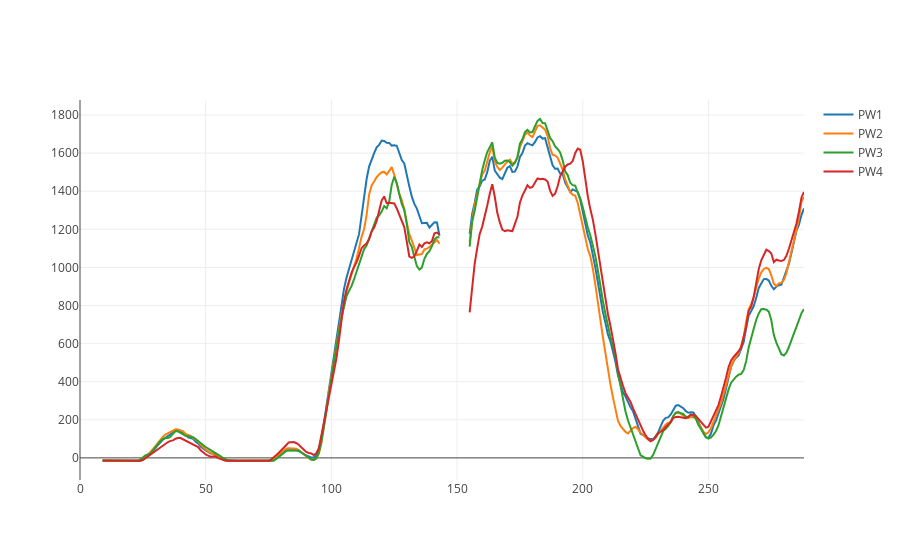

Notebook code cell kept with this figure:
### Markdown cell above
The gap appears to occur during a period of high/variable winds so using LCOF and NOCB would create a 'jump' in the data. Linear interpolation wouldn't capture the variability going on in the data during that period. Spline interpolation would capture too much noise. Moving average could help to impute the general trend.

### Code cell
rolldata = data.loc[:, pw_cols].iloc[inds, :].rolling(window = 10).mean()
iplot(go.Figure(data = [go.Scatter(x = range(rolldata.shape[0]), y = rolldata[w], 
                                   mode = 'lines', name = w) for w in pw_cols]))

### Figure 1 — Plotly figure (JSON) as saved in the notebook; plotly's stock layout.template omitted (floating-point values rounded to 4 significant figures; data arrays with more than 128 entries replaced by an {"elided": "..."} marker saying what was removed)
{"data": [{"mode": "lines", "name": "PW1", "type": "scatter", "x": {"elided": "289 int values"}, "y": {"elided": "289 float values"}}, {"mode": "lines", "name": "PW2", "type": "scatter", "x": {"elided": "289 int values"}, "y": {"elided": "289 float values"}}, {"mode": "lines", "name": "PW3", "type": "scatter", "x": {"elided": "289 int values"}, "y": {"elided": "289 float values"}}, {"mode": "lines", "name": "PW4", "type": "scatter", "x": {"elided": "289 int values"}, "y": {"elided": "289 float values"}}], "layout": {}}
